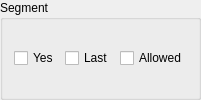
            <widget class="QGroupBox" name="segmentBox">
              <property name="title">
                <string>Segment</string>
              </property>
              <layout class="QHBoxLayout" name="segmentBoxLayout">
                <item>
                  <widget class="QCheckBox" name="segmentYesCheck">
                    <property name="text">
                      <string>Yes</string>
                    </property>
                    <property name="toolTip">
                      <string>Message contains a segment of data</string>
                    </property>
                    <property name="accessibleName">
                      <string>Yes</string>
                    </property>
                  </widget>
                </item>
                <item>
                  <widget class="QCheckBox" name="segmentLastCheck">
                    <property name="text">
                      <string>Last</string>
                    </property>
                    <property name="toolTip">
                      <string>Message contains last data segment</string>
                    </property>
                    <property name="accessibleName">
                      <string>Last</string>
                    </property>
                  </widget>
                </item>
                <item>
                  <widget class="QCheckBox" name="segmentAllowedCheck">
                    <property name="text">
                      <string>Allowed</string>
                    </property>
                    <property name="toolTip">
                      <string>Segmentation of message by queue managers is allowed</string>
                    </property>
                    <property name="accessibleName">
                      <string>Allowed</string>
                    </property>
                  </widget>
                </item>
              </layout>
            </widget>
